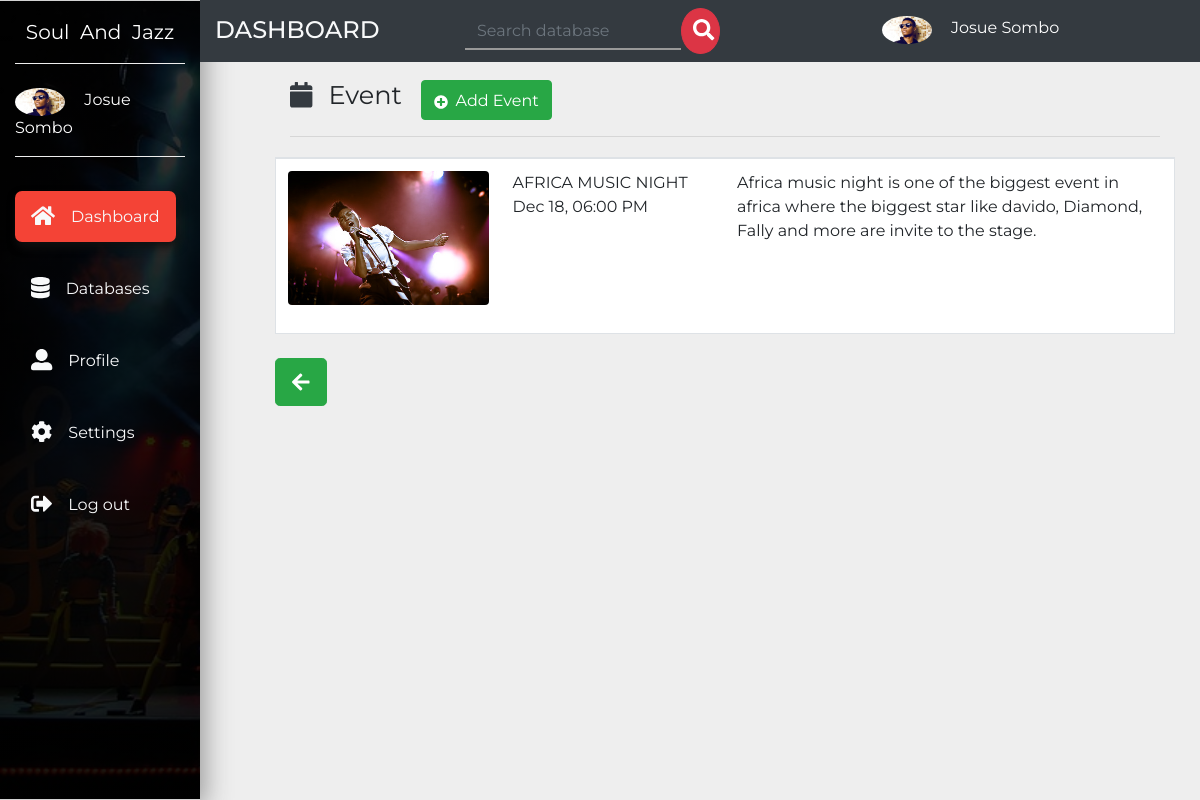
Screenshot of /admin/event/view.php?view=1 with the database file from the repository.
### tables this page shows
CREATE TABLE `user` (
  `id` int(11) NOT NULL AUTO_INCREMENT,
  `name` varchar(20) NOT NULL,
  `email` varchar(20) NOT NULL,
  `password` varchar(20) NOT NULL,
  `address` varchar(200) NOT NULL,
  `language` varchar(20) NOT NULL,
  `avatar` varchar(255) NOT NULL,
  `privilege` varchar(10) DEFAULT NULL,
  PRIMARY KEY (`id`)
);

CREATE TABLE `event` (
  `id` int(11) NOT NULL AUTO_INCREMENT,
  `event_img` varchar(255) NOT NULL,
  `event_name` varchar(20) NOT NULL,
  `event_date` varchar(20) NOT NULL,
  `event_msg` text NOT NULL,
  PRIMARY KEY (`id`),
  UNIQUE KEY `event_img` (`event_img`)
);

### admin/db-conf.php (called while the page is built, shortened)
<?php
$con = mysqli_connect('localhost','josue','josue','blog');
$id_loginuser = $_SESSION['user'];
$sql = "SELECT * from user where id='$id_loginuser'";
$result = mysqli_query($con,$sql);
while($row = mysqli_fetch_assoc($result))
{
$name = $row['name'];
$avatar = $row['avatar'];
}
?>

### admin/event/view.php (the view, shortened to what this page needs)
<?php include_once('../db-conf.php');?>
<?php
 if (isset($_GET['view'])) {
   $id = $_GET['view'];
 }else{
  header("location:index.php");
 }
?>
<!DOCTYPE html>
<html lang="en">
  <head>
    <link rel="stylesheet" href="https://stackpath.bootstrapcdn.com/bootstrap/4.3.1/css/bootstrap.min.css">
    <link href="../../css/all.css" rel="stylesheet">
    <link rel="stylesheet" href="../../css/master.css">
  </head>
  <body>
  <nav class="navbar navbar-expand-md navbar-dark small">
  <div class="collapse navbar-collapse" id="navbarNavDropdown">
    <div class="container-fluid">
      <div class="row">
         <div class="col-lg-2 col-md-2 sidebar fixed-top">
         <a class="navbar-brand text-white d-block mx-auto text-center py-3 mb-4 botton-brand" href="../header.php">Soul &nbsp;And &nbsp;Jazz</a>
         <div class="botton-brand pb-3 mb-5">
           <img src="<?php echo "../".$avatar;?>" class="rounded-circle mr-3" width="50" alt="image">
           <a href="../header.php" class="text-white small-link"><?php echo $name;?></a>
         </div>
         <ul class="navbar-nav flex-column mt-4">
           <li class="navbar-item mb-5 mt-xs-2"><a href="../header.php" class="navbar-link text-light p-3 sidebar-link current"><i class="fa fa-home text-light fa-lg mr-3"></i>Dashboard</a></li>
           <li class="navbar-item mb-5"><a href="../database.php" class="navbar-link text-light p-3 sidebar-link"><i class="fas fa-database text-light fa-lg mr-3"></i>Databases</a></li>
           <li class="navbar-item mb-5"><a href="../profile.php" class="navbar-link text-light p-3 sidebar-link"><i class="fas fa-user-alt text-light fa-lg mr-3"></i>Profile</a></li>
           <li class="navbar-item mb-5"><a href="../setting.php" class="navbar-link text-light p-3 sidebar-link"><i class="fas fa-cog text-light fa-lg mr-3"></i>Settings</a></li>
           <li class="navbar-item mb-5"><a href="../logout.php" data-toggle="modal" data-target="#logout" class="navbar-link text-light p-3 sidebar-link"><i class="fas fa-sign-out-alt text-light fa-lg mr-3"></i>Log out</a></li>
         </ul>
         </div>
         <div class="col-lg-10 col-md-10 rightbar bg-dark ml-auto fixed-top py-2">
           <div class="row">
             <div class="col-md-3">
              <h4 class="text-uppercase text-light mb-0 pt-2">Dashboard</h4>
             </div>
             <div class="col-md-5 small-hide">
              <form method="post" action="../search.php" class="form-inline mb-0">
                <input type="search" name="search" id="search" placeholder="Search database" class="form-control search-bar">
                <button class="btn btn-danger search-button"><i class="fas fa-search fa-lg" style="margin-left: -5px;"></i></button>
              </form>
             </div>
             <div class="col-md-4 pt-2 small-hide">
               <img src="<?php echo "../".$avatar;?>" class="rounded-circle mr-3" width="50" alt="image">
               <a href="" class="text-white"><?php echo $name;?></a>
             </div>
           </div>
         </div>
      </div>
    </div>
  </div>
</nav>
<div class="container-fluid">
  <div class="row">
    <div class="col-lg-9 ml-auto " id="left-side">
      <div class="row pt-5 mt-3 mb-5">
        <div class="col-sm-12 mb-1">
          <h3 class="display-4 mt-auto" style="width:15%;font-size: 1.6rem;float: left;"><i class="fas fa-calendar text-light fa-1x mr-3 text-dark mr-3"></i><strong class="pt-5">Event</strong></h3> <a href="index.php" class="btn btn-success"><i class="fas fa-plus-circle pr-2 icon"></i>Add Event</a>
        <hr>
        </div>
        <div class="bg-white border">
          <table class="table table-hover">
          <?php
          $sql = "SELECT * FROM event where id='$id'";
          $result = mysqli_query($con,$sql);
          while($row = mysqli_fetch_assoc($result)){?>
            <tr>
              <td class="w-52"><img src="<?php echo "../../".$row['event_img'];?>" class="img-fuid rounded img-cus" alt="image"></td>
              <td class="w-25"><?php echo $row['event_name'];?><br><?php echo $row['event_date'];?></td>
              <td class="w-50"><?php echo $row['event_msg'];?></td>
            </tr>
          <?php }?>
          </table>
        </div>
        <a href="index.php" class="btn btn-success mt-4 btn-lg"><i class="fas fa-arrow-left pt-0"></i></a>
    </div>
  </div>
</div>
</div>
  </body>
</html>

### css/all.css (style rules this page uses)
.fa-lg { font-size: 1.33333em; line-height: 0.75em; vertical-align: -.0667em; }
.fa-1x { font-size: 1em; }
.fa-arrow-left:before { content: "\f060"; }
.fa-calendar:before { content: "\f133"; }
.fa-cog:before { content: "\f013"; }
.fa-database:before { content: "\f1c0"; }
.fa-home:before { content: "\f015"; }
.fa-plus-circle:before { content: "\f055"; }
.fa-search:before { content: "\f002"; }
.fa-sign-out-alt:before { content: "\f2f5"; }
.fa-user-alt:before { content: "\f406"; }

### css/master.css (style rules this page uses)
body { font-family: 'Montserrat', sans-serif; background: #eee; }
#left-side { position: absolute; left: 275px; }
ul li,a { font-size: 1rem; }
.current { background: #f44336; border-radius: 7px; box-shadow: 2px 5px 10px #111; transition: all .3s; }
.search-bar { background: transparent; border: none; border-radius:0; border-bottom: 2px solid #999; }
.img-cus { width: 100%; }
.search-button { width: 10%; border-radius: 50%; padding: 10px 16px; }
.sidebar { border-top:1px solid lightgray; background: linear-gradient(rgba(0,0,0,.8),rgba(0,0,0,.9)), url('../img/news.jpg'); background-size: cover; background-repeat: no-repeat; height: 100vh; border-bottom: 1px solid lightgray; box-sizing: border-box; box-shadow: 5px 7px 25px #999; }
.botton-brand { border-bottom: 1px groove #eee; }
.sidebar-link { transition: all .4s; }
.icon { font-size: 22px; padding-top: 8px; }

### rows the page displays
user: avatar (picture), name "Josue Sombo"
event: event_img (picture), event_name "AFRICA MUSIC NIGHT", event_date "Dec 18, 06:00 PM", event_msg "Africa music night is one of the biggest event in africa where the biggest star like davido, Diamond, Fally and more are invite to the stage."
